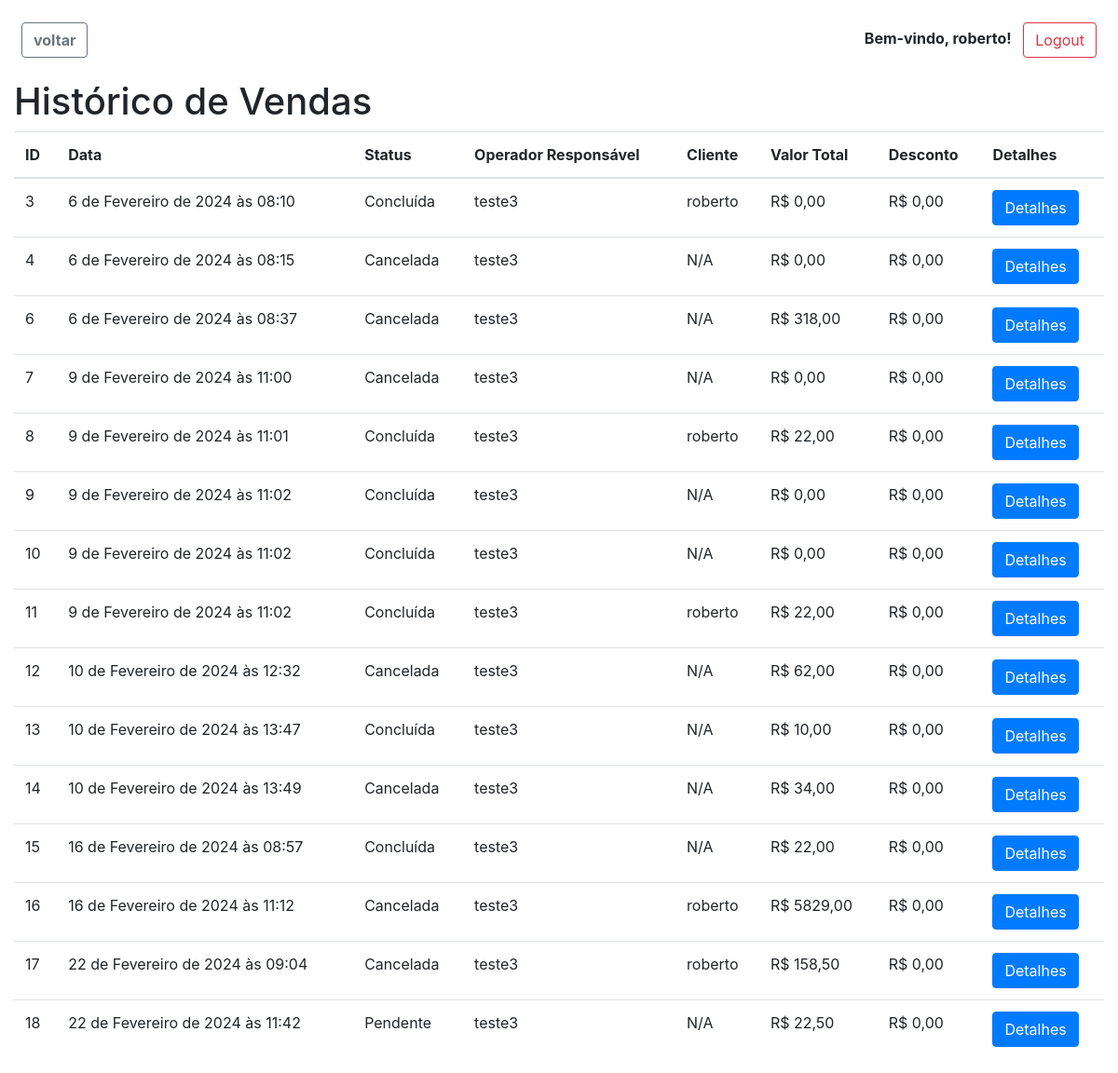
Page /pdvweb/historico_vendas/ (signed in) on the committed database.
### pdvweb/models.py (models this page shows, shortened)
class CustomUser(AbstractUser):
    nome = models.CharField(max_length=255, default=default_nome)
    telefone = models.CharField(max_length=20, blank=True, null=True)
    operador = models.OneToOneField(
        Operador, null=True, blank=True, on_delete=models.CASCADE)
    meus_operadores = models.ManyToManyField(
        Operador, related_name='meus_usuarios', blank=True)
    groups = models.ManyToManyField(
        Group,
        verbose_name='groups',
        blank=True,
        related_name='customuser_set',
        related_query_name='user',
    )
    user_permissions = models.ManyToManyField(
        Permission,
        verbose_name='user permissions',
        blank=True,
        related_name='customuser_set',
        related_query_name='user',
    )

class Venda(models.Model):
    STATUS_PENDENTE = 'pendente'
    STATUS_CONCLUIDA = 'concluida'
    STATUS_CANCELADA = 'cancelada'
    STATUS_CHOICES = [
        (STATUS_PENDENTE, 'Pendente'),
        (STATUS_CONCLUIDA, 'Concluída'),
        (STATUS_CANCELADA, 'Cancelada'),
    ]
    data = models.DateTimeField(auto_now_add=True)
    status = models.CharField(
        max_length=20, choices=STATUS_CHOICES, default=STATUS_PENDENTE)
    valor_total = models.DecimalField(
        max_digits=10, decimal_places=2, default=0.0)
    desconto = models.DecimalField(max_digits=5, decimal_places=2, default=0.0)
    operador = models.ForeignKey(
        'Operador', on_delete=models.SET_NULL, null=True)
    cliente = models.ForeignKey(
        'Cliente', on_delete=models.SET_NULL, null=True)

class Operador(models.Model):
    nome = models.CharField(max_length=255)
    email = models.EmailField()
    telefone = models.CharField(max_length=20, blank=True, null=True)
    usuarios = models.ManyToManyField(
        'CustomUser', related_name='operadores', blank=True)

class Cliente(models.Model):
    nome = models.CharField(max_length=255)
    email = models.EmailField()
    telefone = models.CharField(max_length=20, blank=True, null=True)
    cpf = models.CharField(max_length=14, unique=True,
                           default='000.000.000-00')

### pdvweb/views.py (the view)
# urls.py: path('historico_vendas/', views.historico_vendas, name='historico_vendas'),
@login_required
def historico_vendas(request):
    vendas = Venda.objects.all()
    return render(request, 'pdvweb/historico_vendas.html', {'vendas': vendas})

### pdvweb/templates/pdvweb/historico_vendas.html
{% extends 'pdvweb/base.html' %}
{% block content %}
<h1>Histórico de Vendas</h1>
<table class="table">
  <thead>
    <tr>
      <th>ID</th>
      <th>Data</th>
      <th>Status</th>
      <th>Operador Responsável</th>
      <th>Cliente</th>
      <th>Valor Total</th>
      <th>Desconto</th>
      <th>Detalhes</th>
    </tr>
  </thead>
  <tbody>
    {% for venda in vendas %}
    <tr>
      <td>{{ venda.id }}</td>
      <td>{{ venda.data }}</td>
      <td>{{ venda.get_status_display }}</td>
      <td>{% if venda.operador %}{{ venda.operador.nome }}{% else %}N/A{% endif %}</td>
      <td>{% if venda.cliente %}{{ venda.cliente.nome }}{% else %}N/A{% endif %}</td>
      <td>R$ {{ venda.valor_total }}</td>
      <td>R$ {{ venda.desconto }}</td>
      <td><a href="{% url 'pdvweb:detalhes_venda' venda.id %}" class="btn btn-primary">Detalhes</a></td>
    </tr>
    {% endfor %}
  </tbody>
</table>
{% endblock %}

### pdvweb/templates/pdvweb/base.html (shortened to what this page needs)
<!DOCTYPE html>
<html lang="en">
<head>
    <link rel="stylesheet" href="https://cdnjs.cloudflare.com/ajax/libs/font-awesome/5.15.4/css/all.min.css" />
    <link rel="stylesheet" href="https://maxcdn.bootstrapcdn.com/bootstrap/4.0.0/css/bootstrap.min.css">
</head>
<br>
<body class="d-flex flex-column vh-100">
    <div class="container-fluid flex-grow-1">
        <div class="row">
            <div class="col-md-12 mb-3">
                {% if user.is_authenticated %}
                <button id="voltar" class="btn btn-outline-secondary ml-2"
                    onclick="goBack()"><strong>voltar</strong></button>
                <div class="float-right mx-2">
                    <p class="d-inline-block"><strong>Bem-vindo, {{ user.username }}!</strong></p>
                    <a href="{% url 'pdvweb:logout_view' %}" class="btn btn-outline-danger ml-2">Logout</a>
                </div>
                {% else %}
                <a href="{% url 'pdvweb:login_operador' %}" class="btn btn-primary float-right">Login</a>
                {% endif %}
            </div>
        </div>
        {% block content %}{% endblock %}
    </div>
</body>
</html>

### rows in the picture
CustomUser: username "roberto"
Venda: id "3", data "6 de Fevereiro de 2024 às 08:10", status "Concluída", operador.nome "teste3", cliente.nome "roberto", valor_total "0,00", desconto "0,00"
Venda: id "4", data "6 de Fevereiro de 2024 às 08:15", status "Cancelada", operador.nome "teste3", shows "N/A", valor_total "0,00", desconto "0,00"
Venda: id "6", data "6 de Fevereiro de 2024 às 08:37", status "Cancelada", operador.nome "teste3", shows "N/A", valor_total "318,00", desconto "0,00"
Venda: id "7", data "9 de Fevereiro de 2024 às 11:00", status "Cancelada", operador.nome "teste3", shows "N/A", valor_total "0,00", desconto "0,00"
Venda: id "8", data "9 de Fevereiro de 2024 às 11:01", status "Concluída", operador.nome "teste3", cliente.nome "roberto", valor_total "22,00", desconto "0,00"
Venda: id "9", data "9 de Fevereiro de 2024 às 11:02", status "Concluída", operador.nome "teste3", shows "N/A", valor_total "0,00", desconto "0,00"
Venda: id "10", data "9 de Fevereiro de 2024 às 11:02", status "Concluída", operador.nome "teste3", shows "N/A", valor_total "0,00", desconto "0,00"
Venda: id "11", data "9 de Fevereiro de 2024 às 11:02", status "Concluída", operador.nome "teste3", cliente.nome "roberto", valor_total "22,00", desconto "0,00"
Venda: id "12", data "10 de Fevereiro de 2024 às 12:32", status "Cancelada", operador.nome "teste3", shows "N/A", valor_total "62,00", desconto "0,00"
Venda: id "13", data "10 de Fevereiro de 2024 às 13:47", status "Concluída", operador.nome "teste3", shows "N/A", valor_total "10,00", desconto "0,00"
Venda: id "14", data "10 de Fevereiro de 2024 às 13:49", status "Cancelada", operador.nome "teste3", shows "N/A", valor_total "34,00", desconto "0,00"
Venda: id "15", data "16 de Fevereiro de 2024 às 08:57", status "Concluída", operador.nome "teste3", shows "N/A", valor_total "22,00", desconto "0,00"
Venda: id "16", data "16 de Fevereiro de 2024 às 11:12", status "Cancelada", operador.nome "teste3", cliente.nome "roberto", valor_total "5829,00", desconto "0,00"
Venda: id "17", data "22 de Fevereiro de 2024 às 09:04", status "Cancelada", operador.nome "teste3", cliente.nome "roberto", valor_total "158,50", desconto "0,00"
Venda: id "18", data "22 de Fevereiro de 2024 às 11:42", status "Pendente", operador.nome "teste3", shows "N/A", valor_total "22,50", desconto "0,00"
